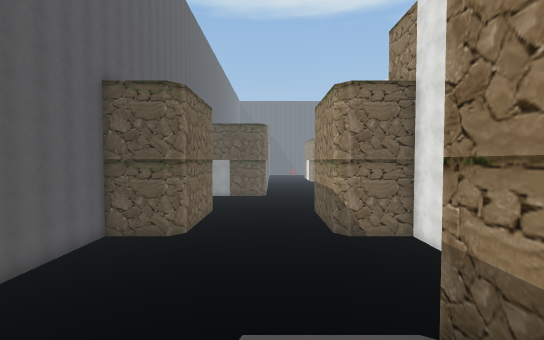
[1] (above)

24 first-person views from a walk through a scene from a Unity 3-D project. The camera is 1.4 m above the floor, tilts 2° down and sees 90° across. The floor is counted in squares, 2 m on a side. Each view is taken from the middle of a square. On the plan, view 1 faces up. The plan holds only what a view shows up to about 9 squares ahead; the rest is blank. The place goes on beyond the plan. Some surface patterns are stand-ins.

[2]
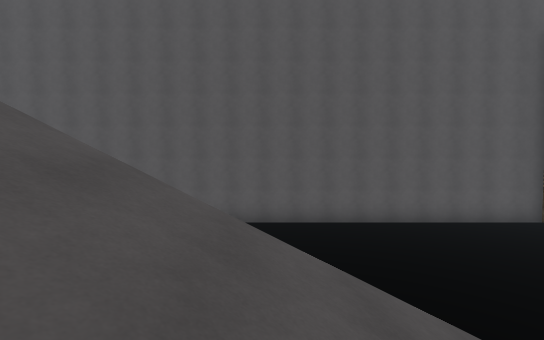

[3]
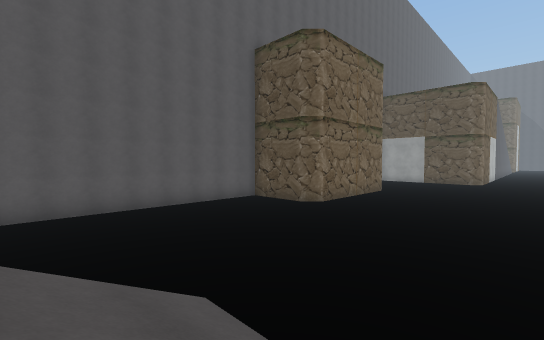

[4]
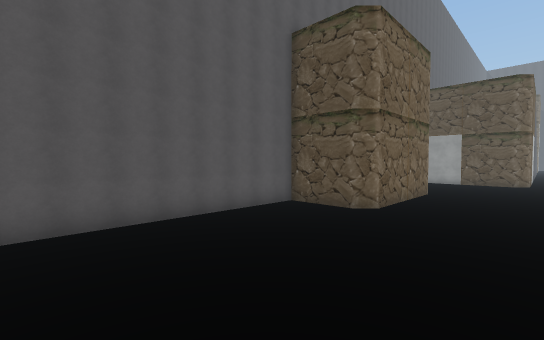

[5]
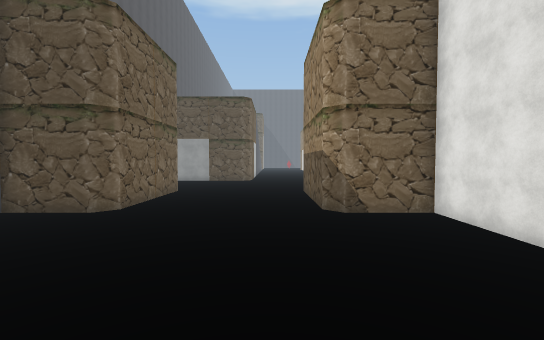

[6]
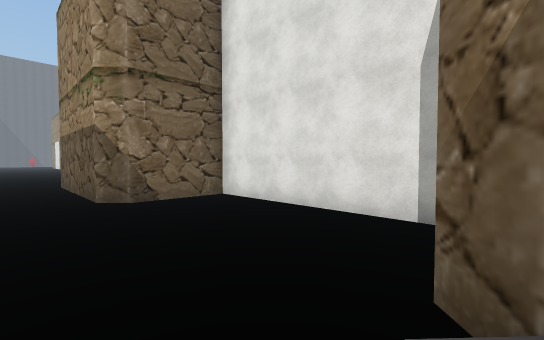

[7]
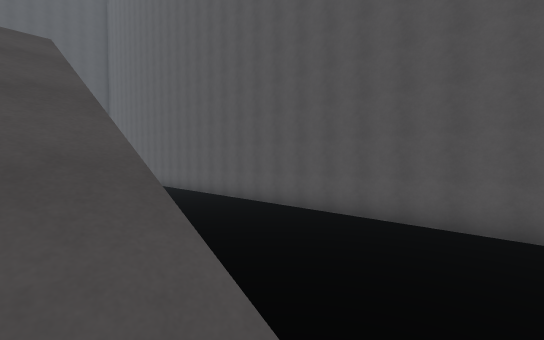

[8]
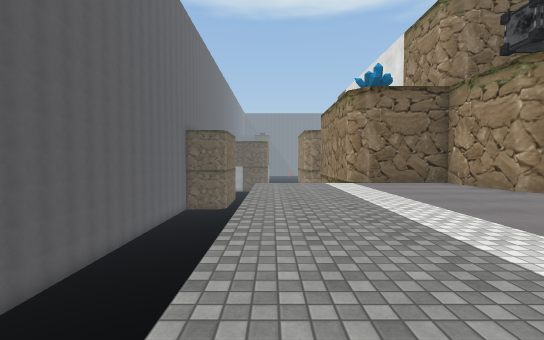

[9]
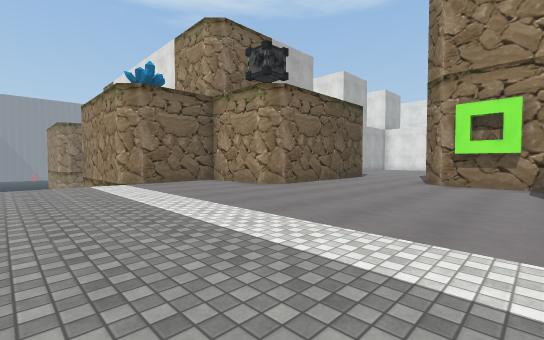

[10]
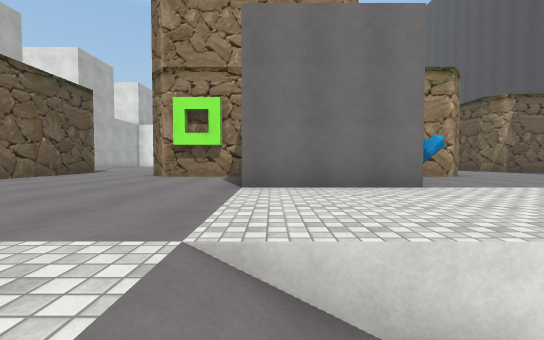

[11]
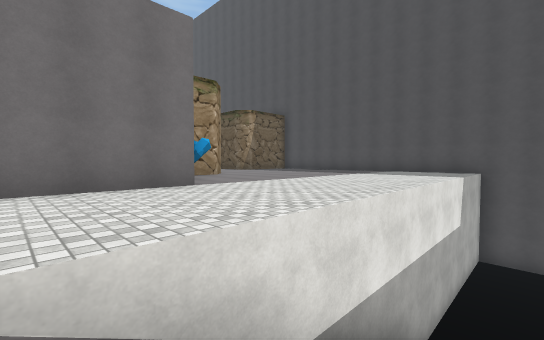

[12]
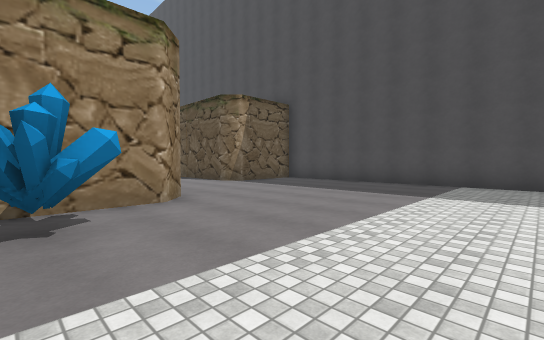

[13]
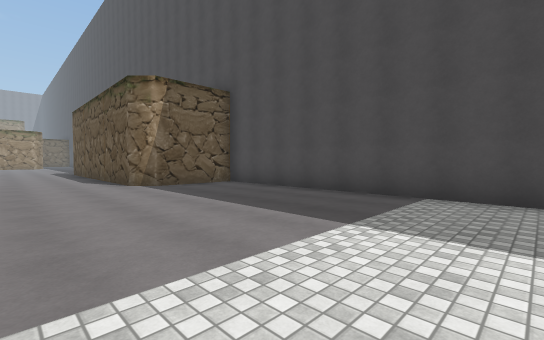

[14]
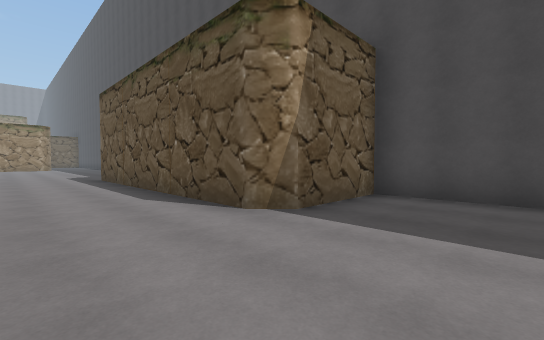

[15]
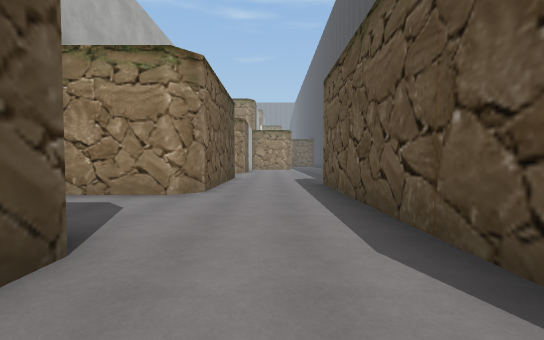

[16]
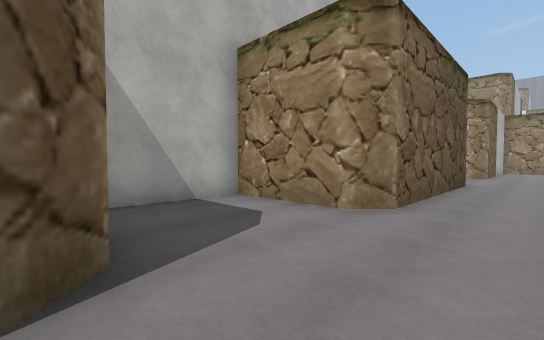

[17]
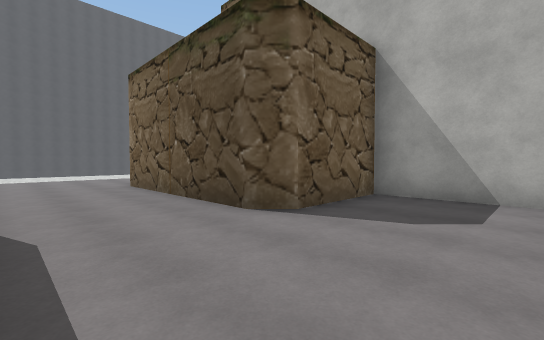

[18]
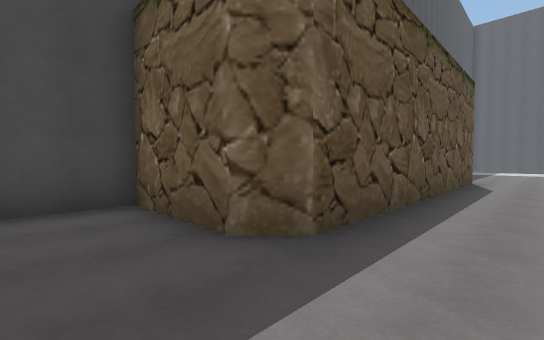

[19]
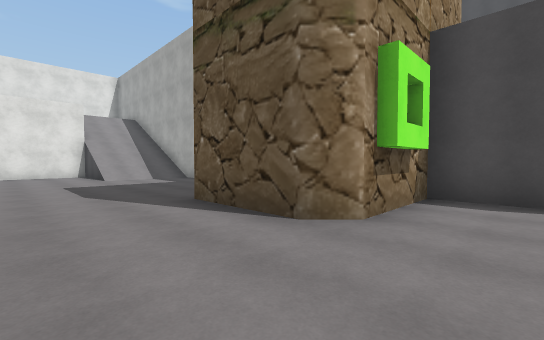

[20]
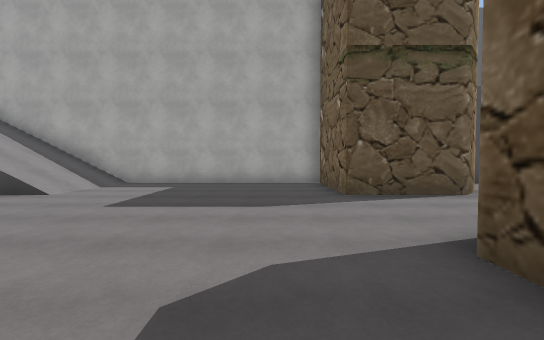

[21]
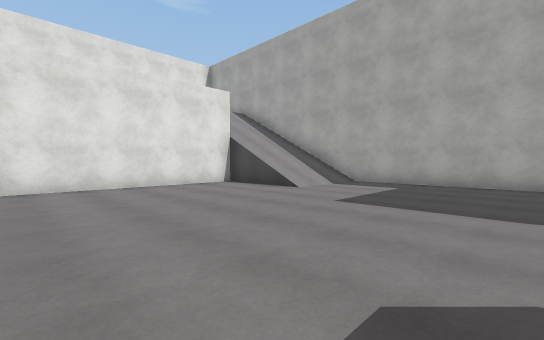

[22]
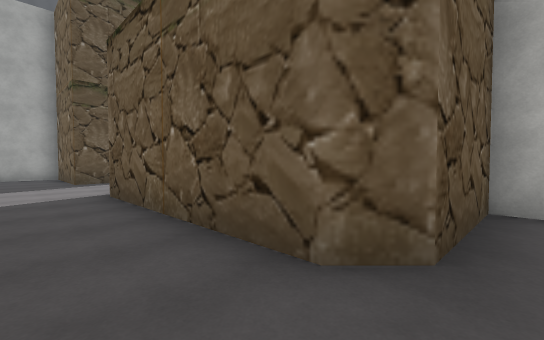

[23]
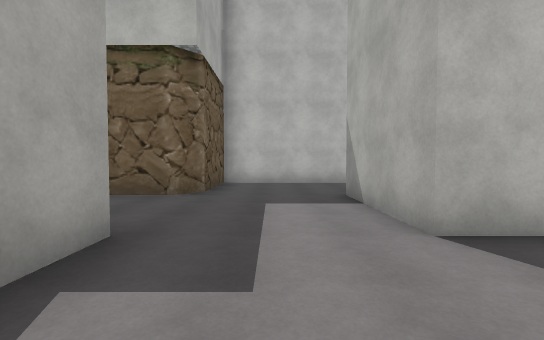

[24]
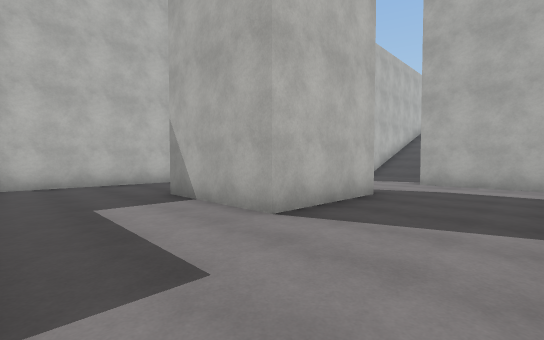

### Floor plan
Key: @ floor where view 1 was taken; # wall or solid block; . main floor; - floor 6 m lower than the main floor; / step, stairs or slope; ^ raised ledge; C crystal.
Columns run from 7 left of view 1 to 22 right of it. Each row starts with its distance up from view 1.
 14      -----#
 13     ------#
 12    #------#
 11 ####------####       .###
 10 #------------#       ....
  9 #------------#       ....
  8 #------------#       ....
  7 #------------#       #...
  6 #----------- # ^     #...
  5 #----------- # ^...###...
  4 #------///#    ^.........
  3 #----  ///#    ^.........
  2 #---   ///     ^.........
  1 #--    //      ^###...#
  0 #---   @  #       #..
 -1 #----  /  ###^    #..
 -2 #----  ......#    #.........
 -3 #----  ......#    #.........
 -4 #----  ......######.........
 -5   --   .....................
 -6        .....................
 -7        .....................
 -8        .........###......///
 -9        .........###......///
-10        .........###......////
-11         //...#############^^#
-12          /...#       ####
-13          /...#       ####
-14          /....CC     #...#
-15          /....C.#    #...#
-16          /......######...#####
-17          -....................
-18         --....................
-19         --....................
-20         --.........#########..
-21         --.........#       #..
-22         --.........#       #..
-23         ## ^^^^^^^^^       ^^^

Where each view was taken, in squares from view 1:
view 1: 0 up, 0 right, facing up
view 2: 2 up, 2 right, facing left
view 3: 3 up, 2 right, facing up-left
view 4: 3 up, 0 right, facing up-left
view 5: 3 up, 1 right, facing up
view 6: 4 up, 1 right, facing up-right
view 7: 3 up, 0 right, facing down-left
view 8: 10 down, 0 right, facing up
view 9: 10 down, 0 right, facing up-right
view 10: 11 down, 1 right, facing right
view 11: 11 down, 1 right, facing down-right
view 12: 14 down, 4 right, facing down-right
view 13: 17 down, 4 right, facing down-right
view 14: 17 down, 9 right, facing down-right
view 15: 18 down, 12 right, facing right
view 16: 18 down, 14 right, facing up-right
view 17: 19 down, 17 right, facing up-left
view 18: 18 down, 22 right, facing down-left
view 19: 5 down, 7 right, facing down-right
view 20: 2 down, 13 right, facing down
view 21: 2 down, 13 right, facing down-right
view 22: 2 up, 13 right, facing down-left
view 23: 3 up, 17 right, facing left
view 24: 2 up, 17 right, facing up-left
